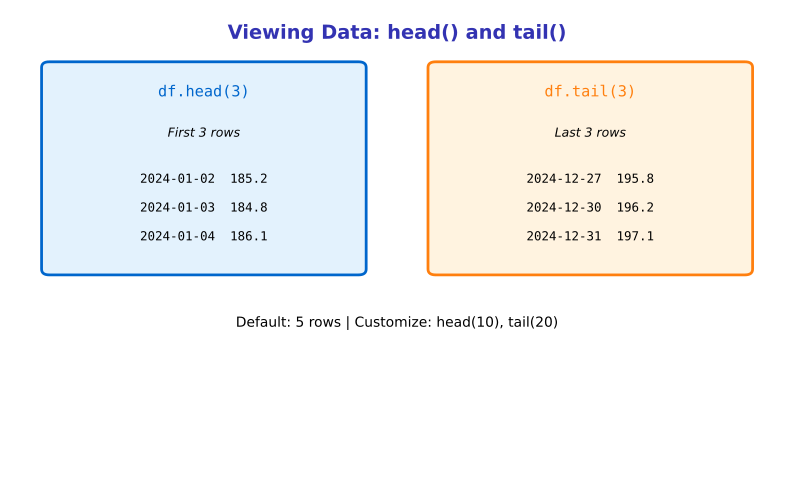

Python code for this plot:
"""Generated chart with course color palette"""
import matplotlib.pyplot as plt
import matplotlib.patches as patches
from matplotlib.patches import FancyBboxPatch, Rectangle, Circle, FancyArrowPatch, Wedge
import numpy as np
import pandas as pd
import seaborn as sns
from pathlib import Path

# Standard matplotlib configuration
plt.rcParams.update({
    'font.size': 10,
    'axes.labelsize': 10,
    'axes.titlesize': 11,
    'xtick.labelsize': 9,
    'ytick.labelsize': 9,
    'legend.fontsize': 9,
    'figure.figsize': (10, 6),
    'figure.dpi': 150
})

# Course colors
MLPURPLE = '#3333B2'
MLLAVENDER = '#ADADE0'
MLBLUE = '#0066CC'
MLORANGE = '#FF7F0E'
MLGREEN = '#2CA02C'
MLRED = '#D62728'

# Course colors already used in this lesson
COLOR_PRIMARY = MLPURPLE
COLOR_SECONDARY = MLPURPLE
COLOR_ACCENT = MLBLUE
COLOR_LIGHT = MLLAVENDER
COLOR_GREEN = MLGREEN
COLOR_ORANGE = MLORANGE
COLOR_RED = MLRED


fig, ax = plt.subplots(figsize=(10, 6))
ax.set_xlim(0, 10)
ax.set_ylim(0, 8)
ax.axis('off')

ax.text(5, 7.5, 'Viewing Data: head() and tail()', fontsize=14, fontweight='bold', ha='center', color=MLPURPLE)

# head()
rect1 = patches.FancyBboxPatch((0.5, 3.5), 4, 3.5, boxstyle="round,pad=0.1",
                                facecolor='#E3F2FD', edgecolor=MLBLUE, linewidth=2)
ax.add_patch(rect1)
ax.text(2.5, 6.5, 'df.head(3)', fontsize=11, fontfamily='monospace', ha='center', color=MLBLUE)
ax.text(2.5, 5.8, 'First 3 rows', fontsize=9, ha='center', style='italic')

head_data = ['2024-01-02  185.2', '2024-01-03  184.8', '2024-01-04  186.1']
for i, row in enumerate(head_data):
    ax.text(2.5, 5 - i*0.5, row, fontsize=9, fontfamily='monospace', ha='center')

# tail()
rect2 = patches.FancyBboxPatch((5.5, 3.5), 4, 3.5, boxstyle="round,pad=0.1",
                                facecolor='#FFF3E0', edgecolor=MLORANGE, linewidth=2)
ax.add_patch(rect2)
ax.text(7.5, 6.5, 'df.tail(3)', fontsize=11, fontfamily='monospace', ha='center', color=MLORANGE)
ax.text(7.5, 5.8, 'Last 3 rows', fontsize=9, ha='center', style='italic')

tail_data = ['2024-12-27  195.8', '2024-12-30  196.2', '2024-12-31  197.1']
for i, row in enumerate(tail_data):
    ax.text(7.5, 5 - i*0.5, row, fontsize=9, fontfamily='monospace', ha='center')

ax.text(5, 2.5, 'Default: 5 rows | Customize: head(10), tail(20)', fontsize=10, ha='center')

plt.savefig('chart.pdf', dpi=300, bbox_inches='tight')
plt.close()
